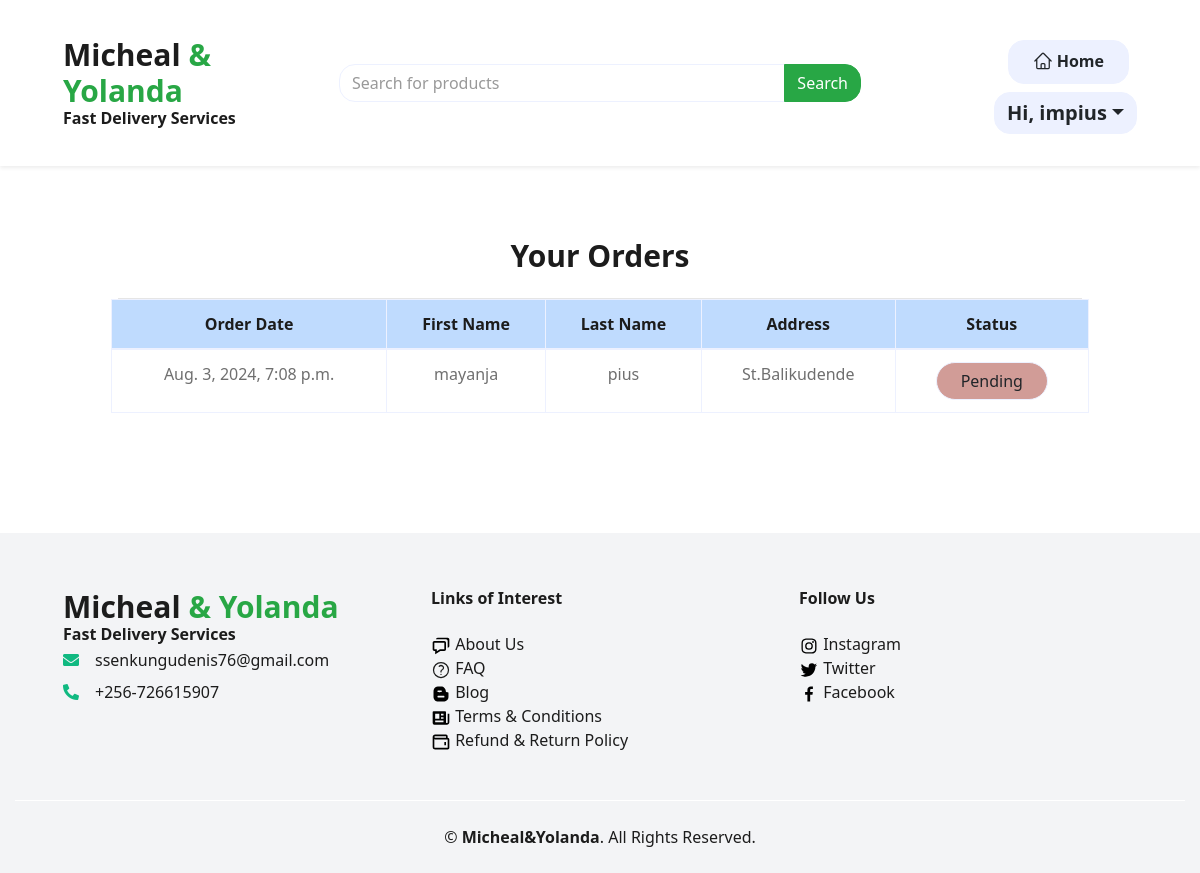
/order/orders/ (signed in), run on an earlier commit of the app's database.
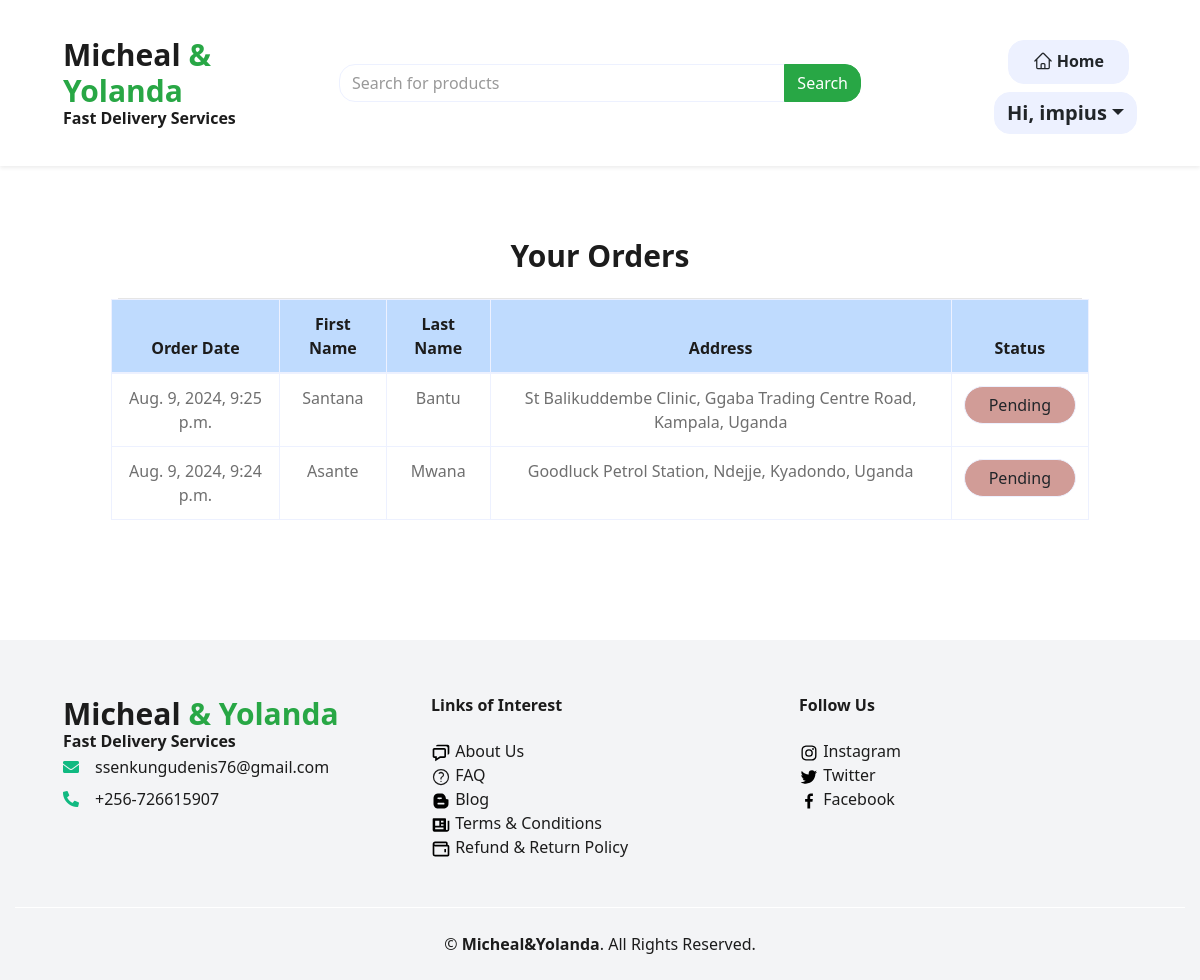
And on a later commit of the database.
### orders/models.py (models this page shows, shortened)
class Order(models.Model):
    user = models.ForeignKey(User, related_name='orders', on_delete=models.CASCADE, null=True)
    first_name = models.CharField(max_length=50)
    last_name = models.CharField(max_length=50)
    address = models.CharField(max_length=250)
    phone_number = models.CharField(max_length=20)
    created = models.DateTimeField(auto_now_add=True)
    updated = models.DateTimeField(auto_now=True)
    paid = models.BooleanField(default=False)
    class Meta:
        ordering = ['-created']
        indexes = [
             models.Index(fields=['-created']),
             ]

### orders/views.py (the view)
# urls.py: path('order/', include('orders.urls')),
@customer_required
def orders(request):
    orders = Order.objects.filter(user=request.user)
    return render(request, 'order/orders.html', {'orders':orders})

### cart/context_processors.py (called while the page is built)
def cart(request):
    return {'cart': Cart(request)}

### jumia/context_processors.py (called while the page is built)
def categories(request):
    cat = Categories.objects.all()
    return {'cat': cat}

### orders/templates/order/orders.html (shortened to what this page needs)
{% extends 'jumia/base.html' %}
{% block content %}
<div class="container pt-5">
    <h1 class="text-center py-4 text-3xl font-bold">Your Orders</h1>
    <hr>
    <div class="row px-2">
        {% if orders %}
        <div class="table-responsive">
            <table class="table table-bordered text-center">
                <thead class="bg-blue-200 text-dark">
                    <tr>
                        <th>Order Date</th>
                        <th>First Name</th>
                        <th>Last Name</th>
                        <th>Address</th>
                        <th>Status</th>
                    </tr>
                </thead>
                <tbody class="align-middle">
                    {% for item in orders %}
                        <tr>
                            <td>{{ item.created }}</td>
                            <td>{{ item.first_name }}</td>
                            <td>{{ item.last_name }}</td>
                            <td>{{ item.address }}</td>
                            <td>
                                <a href="{% url 'orders:detail' item.id %}">
                                    <button class="rounded-full btn btn-primary px-4 border border-red-900 text-bold">Pending</button>
                                </a>
                            </td>
                        </tr>
                    {% endfor %}
                </tbody>
            </table>
        </div>
        {% else %}
        <div class="col-12 text-center">
            <h3 class="py-4 text-xl">You don't have any orders yet. <strong><a href="{% url 'jumia:items' %}">Shop Here</a></strong></h3>
            <h3 class="py-4 text-xl">Thank you for choosing Hivemind <i class="fas fa-heart text-primary"></i></h3>
        </div>
        {% endif %}
    </div>
</div>
{% endblock %}

What changed in the data, as far as the page shows it:
removed Order: created "Aug. 3, 2024, 7:08 p.m.", first_name "mayanja", last_name "pius", address "St.Balikudende"
added Order: created "Aug. 9, 2024, 9:25 p.m.", first_name "Santana", last_name "Bantu", address "St Balikuddembe Clinic, Ggaba Trading Centre Road, Kampala, Uganda"
added Order: created "Aug. 9, 2024, 9:24 p.m.", first_name "Asante", last_name "Mwana", address "Goodluck Petrol Station, Ndejje, Kyadondo, Uganda"
